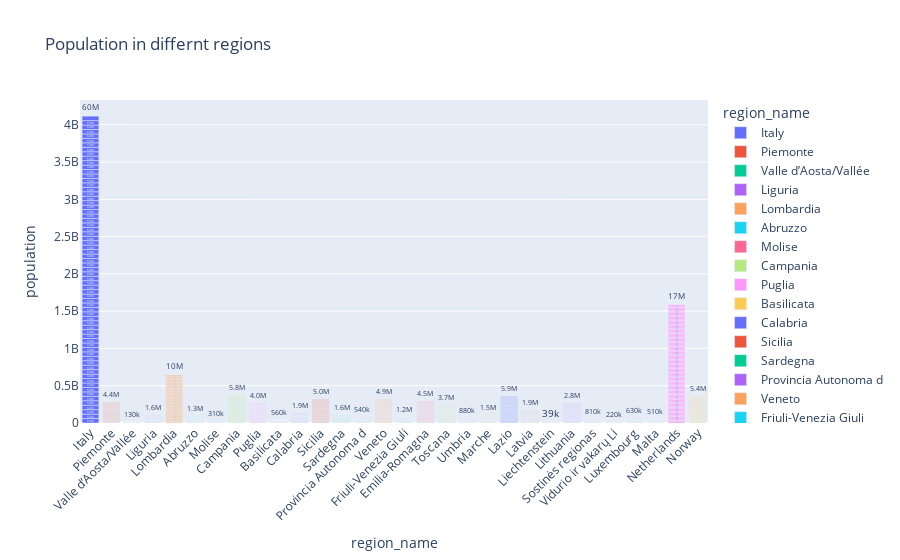

The notebook cell saved with this chart:
### Code cell
fig4 = px.bar(eu_tests_df[50:], y='population', x='region_name', text='population', color='region_name',title="Population in differnt regions of Europe")

fig4.update_traces(texttemplate='%{text:.2s}', textposition='outside')

fig4.update_layout(uniformtext_minsize=8)

fig4.update_layout(xaxis_tickangle=-45)
fig4
